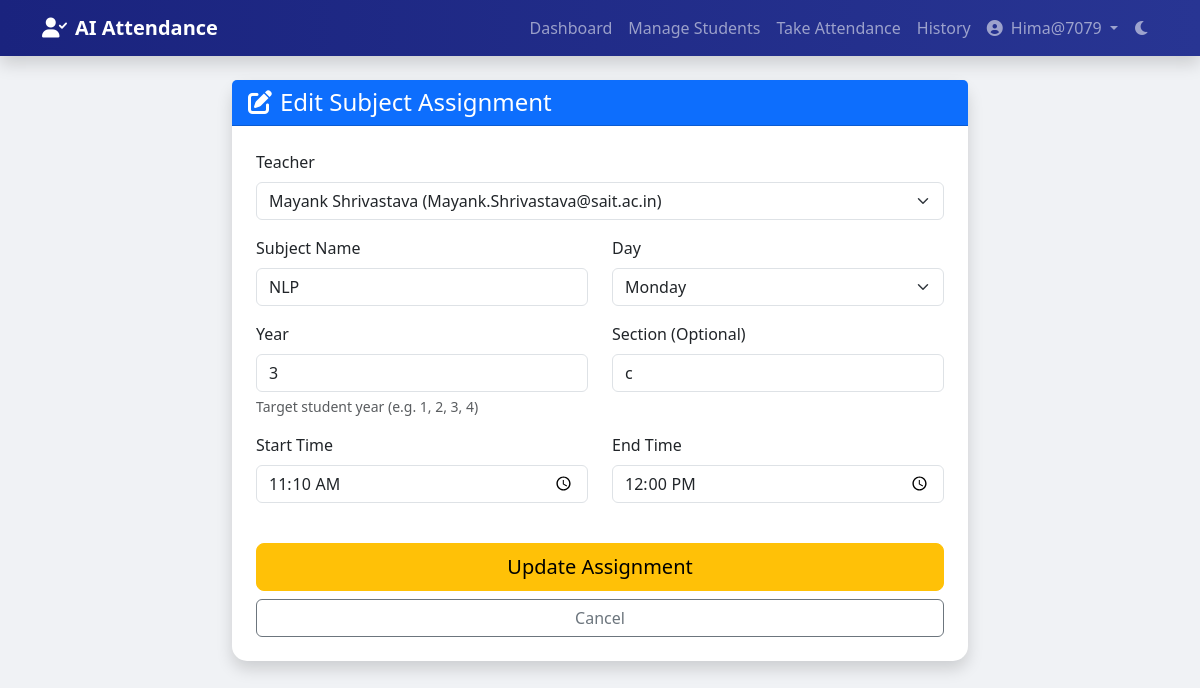
/core/edit_teacher_subject/4/ (signed in), run on an earlier commit of the app's database.
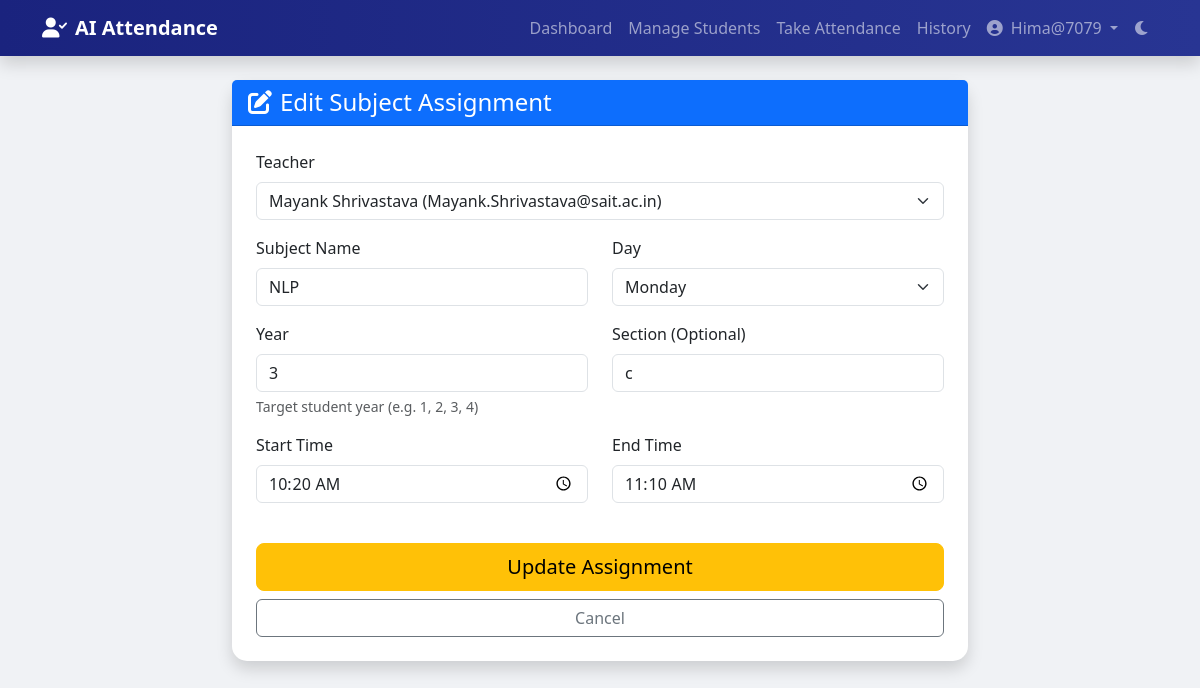
And on a later commit of the database.
### core/models.py (models this page shows, shortened)
class TeacherSubject(models.Model):
    DAYS_OF_WEEK = (
        (0, 'Monday'),
        (1, 'Tuesday'),
        (2, 'Wednesday'),
        (3, 'Thursday'),
        (4, 'Friday'),
        (5, 'Saturday'),
        (6, 'Sunday'),
    )
    teacher = models.ForeignKey(User, on_delete=models.CASCADE, limit_choices_to={'is_staff': True, 'is_superuser': False})
    subject = models.CharField(max_length=100)
    year = models.CharField(max_length=10)
    section = models.CharField(max_length=10, null=True, blank=True)
    day = models.IntegerField(choices=DAYS_OF_WEEK, default=0)
    start_time = models.TimeField(null=True, blank=True)
    end_time = models.TimeField(null=True, blank=True)

### core/views.py (the view, shortened to what this page needs)
# urls.py: path('edit_teacher_subject/<int:subject_id>/', views.edit_teacher_subject, name='edit_teacher_subject'),
@user_passes_test(lambda u: u.is_superuser)
def edit_teacher_subject(request, subject_id):
    subject_obj = get_object_or_404(TeacherSubject, id=subject_id)
    teachers = User.objects.filter(is_staff=True, is_superuser=False)
    days = TeacherSubject.DAYS_OF_WEEK
    return render(request, 'edit_teacher_subject.html', {
        'submission': subject_obj,
        'teachers': teachers,
        'days': days
    })

### templates/edit_teacher_subject.html (shortened to what this page needs)
{% extends 'base.html' %}
{% block content %}
<div class="row justify-content-center">
    <div class="col-md-8">
        <div class="card shadow">
            <div class="card-header bg-primary text-white">
                <h4 class="mb-0"><i class="fas fa-edit me-2"></i>Edit Subject Assignment</h4>
            </div>
            <div class="card-body p-4">
                <form method="post" action="{% url 'edit_teacher_subject' submission.id %}">
                    <div class="mb-3">
                        <label for="teacher" class="form-label">Teacher</label>
                        <select class="form-select" id="teacher" name="teacher" required>
                            {% for teacher in teachers %}
                            <option value="{{ teacher.id }}" {% if teacher.id == submission.teacher.id %}selected{% endif %}>
                                {{ teacher.get_full_name|default:teacher.username }} ({{ teacher.email }})
                            </option>
                            {% endfor %}
                        </select>
                    </div>
                    <div class="row">
                        <div class="col-md-6 mb-3">
                            <label for="subject" class="form-label">Subject Name</label>
                            <input type="text" class="form-control" id="subject" name="subject"
                                value="{{ submission.subject }}" placeholder="e.g. Mathematics" required>
                        </div>
                        <div class="col-md-6 mb-3">
                            <label for="day" class="form-label">Day</label>
                            <select class="form-select" id="day" name="day">
                                {% for day_val, day_name in days %}
                                <option value="{{ day_val }}" {% if day_val == submission.day %}selected{% endif %}>
                                    {{ day_name }}
                                </option>
                                {% endfor %}
                            </select>
                        </div>
                    </div>
                    <div class="row">
                        <div class="col-md-6 mb-3">
                            <label for="year" class="form-label">Year</label>
                            <input type="text" class="form-control" id="year" name="year" value="{{ submission.year }}"
                                placeholder="e.g. 1" required>
                            <div class="form-text">Target student year (e.g. 1, 2, 3, 4)</div>
                        </div>
                        <div class="col-md-6 mb-3">
                            <label for="section" class="form-label">Section (Optional)</label>
                            <input type="text" class="form-control" id="section" name="section"
                                value="{{ submission.section|default:'' }}" placeholder="e.g. A">
                        </div>
                    </div>
                    <div class="row">
                        <div class="col-md-6 mb-3">
                            <label for="start_time" class="form-label">Start Time</label>
                            <input type="time" class="form-control" id="start_time" name="start_time"
                                value="{{ submission.start_time|time:'H:i'|default:'' }}">
                        </div>
                        <div class="col-md-6 mb-3">
                            <label for="end_time" class="form-label">End Time</label>
                            <input type="time" class="form-control" id="end_time" name="end_time"
                                value="{{ submission.end_time|time:'H:i'|default:'' }}">
                        </div>
                    </div>
                    <div class="d-grid gap-2 mt-4">
                        <button type="submit" class="btn btn-warning btn-lg">Update Assignment</button>
                        <a href="{% url 'manage_teacher_subjects' %}" class="btn btn-outline-secondary">Cancel</a>
                    </div>
                </form>
            </div>
        </div>
    </div>
</div>
{% endblock %}

What changed in the data, as far as the page shows it:
changed TeacherSubject "NLP": start_time "11:10" → "10:20"; end_time "12:00" → "11:10"
